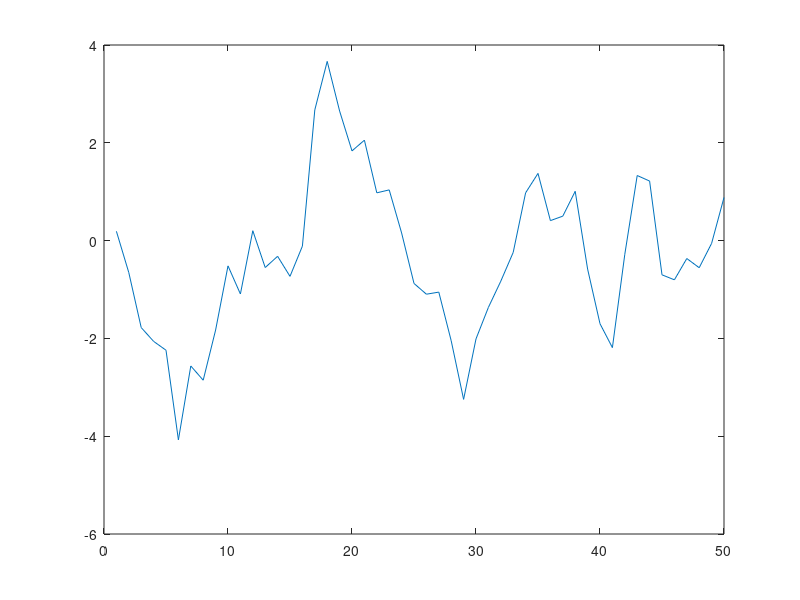

Write MATLAB code to recreate this figure. (Note: this script raises an error after producing the figure.)
N = 50;
p = randn(1,N);
for i=2:N, p(i) = 0.8*p(i-1)+p(i); end
figure(1);clf;plot(p);

nx = N + N-1;
nc = 2*(N-1);

lb = zeros(1,nx);
ub = [ones(1,N) inf(1,N-1)];

w = 1;
c = [w*p ones(1,N-1)];

A = sparse(nc, nx);
j = sub2ind(size(A),1:N-1,1:N-1); A(j) = -1;
j = sub2ind(size(A),1:N-1,2:N); A(j) = 1;
j = sub2ind(size(A),1:N-1,N+(1:N-1)); A(j) = -1;
j = sub2ind(size(A),N-1+(1:N-1),1:N-1); A(j) = 1;
j = sub2ind(size(A),N-1+(1:N-1),2:N); A(j) = -1;
j = sub2ind(size(A),N-1+(1:N-1),N+(1:N-1)); A(j) = -1;

b = zeros(nc,1);

tic;
[x_lp,~,status] = clp([],c,A,b,[],[],lb,ub);
disp(['elapsed with LP : ' num2str(toc)])
disp(status);

figure(1);clf;plot(1:N,p,'b',1:N,1-x_lp(1:N),'-r.');

%now QP

nx = N;
nc = 0;

lb = zeros(1,nx);
ub = ones(1,nx);

c = w*p;
Q = sparse(nx,nx);
Q(1) = 1; Q(end) = 1;
j = sub2ind(size(Q),2:N-1,2:N-1); Q(j) = 2;
j = sub2ind(size(Q),1:N-1,2:N); Q(j) = -1;
j = sub2ind(size(Q),2:N,1:N-1); Q(j) = -1;

options = [];
options.qfactor = 2;
options.extractbounds = 0;

% tic;
% [x_qp_clp,~,status] = clp(Q,c',[1 zeros(1,nx-1)],1,[],[],lb,ub,options);
% disp(['elapsed with QP / CLP: ' num2str(toc)])
% disp(status);

tic;
[status,x_qp_ipopt] = ipoptqp(Q,c',[],[],[],[],lb,ub,options);
disp(['elapsed with QP / IpOpt: ' num2str(toc)])
disp(status);

% tic;
% [status,x_qp_ql] = qlopt(Q,c,[],[],[],[],lb,ub,options);
% disp(['elapsed with QP / QLOPT: ' num2str(toc)])
% disp(status);

figure(1);clf;plot(1:N,p,'b',1:N,1-x_lp(1:N),'-r.',1:N,1-x_qp_ipopt,'k',1:N,1-round(x_qp_ipopt),'ko');
